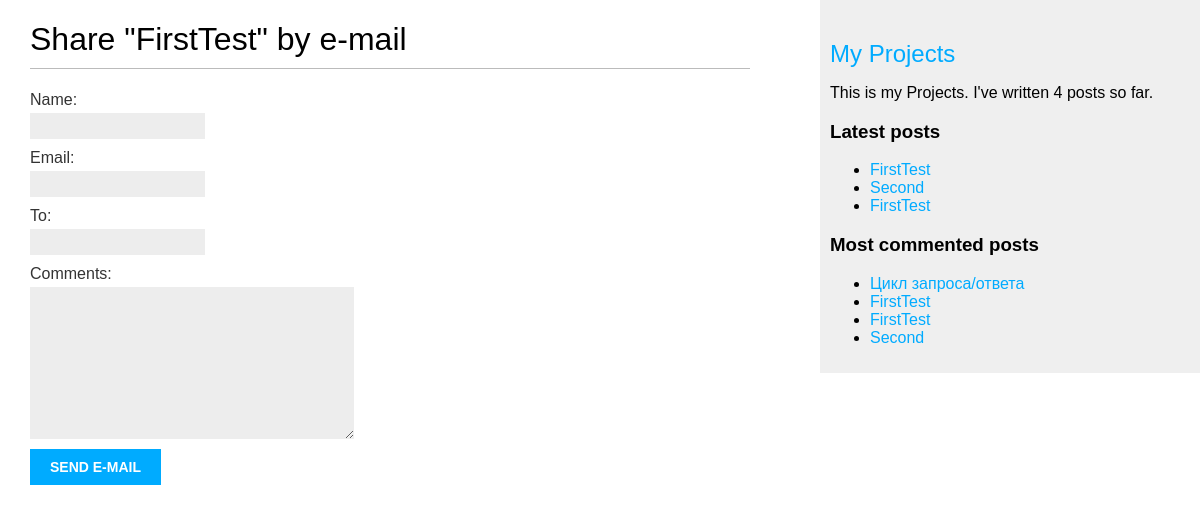
The app's page /1/share/, older data.
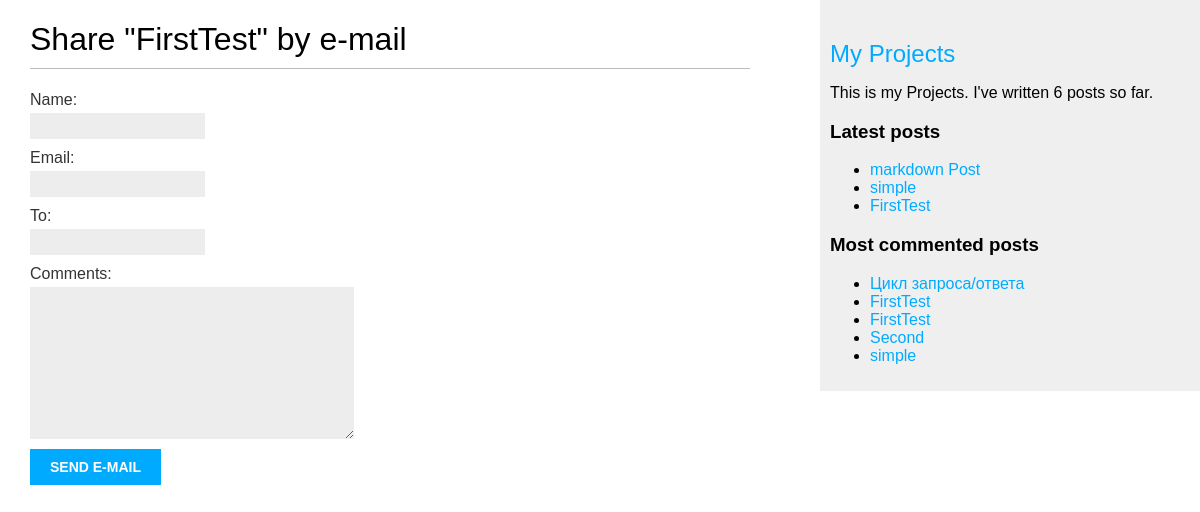
The same page, newer data.
### Projects/models.py (models this page shows, shortened)
class Post(models.Model):
    tags = TaggableManager()
    '''определили перечисляемый класс Status путем подклассирования
класса models.TextChoices. Доступными вариантами статуса поста являются
DRAFT и PUBLISHED. Их соответствующими значениями выступают DF и PB, а их
метками или читаемыми именами являются Draft и Published'''
    class Status(models.TextChoices):
        DRAFT = 'DF', 'Draft'
        PUBLISHED = 'PB', 'Published'
    title = models.CharField(max_length=250)
    slug = models.SlugField(max_length=250,
                            unique_for_date='publish')
    '''Это поле определяет взаимосвязь многиек-одному, означающую, что каждый пост написан пользователем и пользователь может написать любое число постов. Для этого поля Django создаст
внешний ключ в базе данных, используя первичный ключ соответствующей
модели.'''
    author = models.ForeignKey(User,
                               on_delete=models.CASCADE,
                               related_name='blog_posts')
    body = models.TextField()
    publish = models.DateTimeField(default=timezone.now)
    created = models.DateTimeField(auto_now_add=True)
    updated = models.DateTimeField(auto_now=True)
    objects = models.Manager()  # менеджер, применяемый по умолчанию
    published = PublishedManager()  # конкретно-прикладной менеджер
    '''поле status, являющееся экземпляром типа CharField. Оно содержит параметр choices, чтобы ограничивать
значение поля вариантами из Status.choices. Кроме того, применяя параметр
default, задано значение поля, которое будет использоваться по умолчанию'''
    status = models.CharField(max_length=2,
                              choices=Status.choices,
                              default=Status.DRAFT)
    class Meta:
        ordering = ['-publish']
        indexes = [
            models.Index(fields=['-publish']),
        ]
    def get_absolute_url(self):
        return reverse('Projects:post_detail',
                       args=[self.publish.year,
                             self.publish.month,
                             self.publish.day,
                             self.slug])

### Projects/views.py (the view)
# urls.py: path('<int:post_id>/share/', views.post_share, name='post_share'),
def post_share(request, post_id):
    post = get_object_or_404(Post,
                            id=post_id,
                            status=Post.Status.PUBLISHED)
    sent = False
    if request.method == 'POST':
        form = EmailPostForm(request.POST)
        if form.is_valid():
            cd = form.cleaned_data
            post_url = request.build_absolute_uri(
                post.get_absolute_url())
            subject = f"{cd['name']} recommends you read " \
                      f"{post.title}"
            message = f"Read {post.title} at {post_url}\n\n" \
                      f"{cd['name']}\'s comments: {cd['comments']}"
            send_mail(subject, message, 'nikewalce1@gmail.com',
                      [cd['to']])
            sent = True
    else:
        form = EmailPostForm()
    return render(request, 'Projects/post/share.html', {'post': post,
                                                    'form': form,
                                                    'sent': sent})

### Projects/forms.py
class EmailPostForm(forms.Form):
    name = forms.CharField(max_length=25)
    email = forms.EmailField()
    to = forms.EmailField()
    comments = forms.CharField(required=False,
                                widget=forms.Textarea)

### Projects/models.py (called while the page is built)
    def get_queryset(self):
        return super().get_queryset()\
            .filter(status=Post.Status.PUBLISHED)

### Projects/templatetags/Projects_tags.py (called while the page is built)
@register.simple_tag
def total_posts():
    return Post.published.count()

@register.inclusion_tag('Projects/post/latest_posts.html')
def show_latest_posts(count=5):
    latest_posts = Post.published.order_by('-publish')[:count]
    return {'latest_posts': latest_posts}

@register.simple_tag
def get_most_commented_posts(count=5):
    return Post.published.annotate(
                total_comments=Count('comments')
                ).order_by('-total_comments')[:count]

### Projects/templates/Projects/post/share.html (shortened to what this page needs)
{% extends "Projects/base.html" %}
{% block content %}
    {% if sent %}
        <h1>E-mail successfully sent</h1>
        <p>
            "{{ post.title }}" was successfully sent
            to {{ form.cleaned_data.to }}.
        </p>
    {% else %}
        <h1>Share "{{ post.title }}" by e-mail</h1>
        <form method="post">
            {{ form.as_p }}
            <input type="submit" value="Send e-mail">
        </form>
    {% endif %}
{% endblock %}

### Projects/templates/Projects/base.html (shortened to what this page needs)
<!DOCTYPE html>
{% load static %}
{% load Projects_tags %}
<html>
<head>
    <link href="{% static 'css/Projects.css' %}" rel="stylesheet">
</head>
<body>
    <div id="content">
        {% block content %}
        {% endblock %}
    </div>
    <div id="sidebar">
        <a href="{% url 'Projects:post_list' %}"><h2>My Projects</h2></a>
        <p>
            This is my Projects.
            I've written {% total_posts %} posts so far.
        </p>
        <h3>Latest posts</h3>
        {% show_latest_posts 3 %}
        <!--В приведенном ниже исходном коде результат сохраняется в конкретноприкладной переменной, используя аргумент as, за которым следует имя переменной. В качестве шаблонного тега используется {% get_most_commented_posts
as most_commented_posts %}, чтобы сохранить результат шаблонного тега в новой
переменной с именем most_commented_posts. Затем возвращенные посты отображаются, используя HTML-элемент в виде неупорядоченного списка-->
        <h3>Most commented posts</h3>
        {% get_most_commented_posts as most_commented_posts %}
        <ul>
            {% for post in most_commented_posts %}
            <li>
                <a href="{{ post.get_absolute_url }}">{{ post.title }}</a>
            </li>
            {% endfor %}
        </ul>
    </div>
</body>
</html>

### Projects/templates/Projects/post/latest_posts.html
<ul>
  {% for post in latest_posts %}
    <li>
      <a href="{{ post.get_absolute_url }}">{{ post.title }}</a>
    </li>
  {% endfor %}
</ul>

Row changes from the older to the newer data that the page shows:
no longer on one of the page's lists (row unchanged): Post: title "FirstTest"
no longer on one of the page's lists (row unchanged): Post: title "Second"
added Post: title "markdown Post", shown under "Latest posts"
added Post: title "simple"
Text that changed along with them:
text no longer shown: "4"
text now shown: "6"
